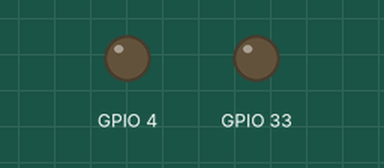
Simulated run of this sketch. Board: ESP32. Shown: output pins drawn as LEDs (lit = HIGH). WiFi joins after 1.5 s; servers stay silent unless stated; the camera gives no picture; what the sketch prints to the serial monitor is not drawn.

Above: at 0.0 s.
At 2.1 s:
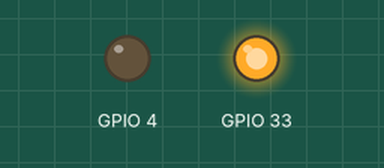
Timing chart, 0 to 3.6 s (numbered marks = the images above):
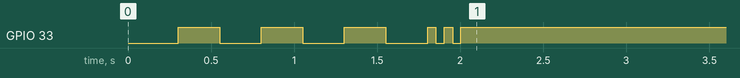

The sketch:

CameraWebServer.ino
```cpp
#include "esp_camera.h"
#include <WiFi.h>
#include <ESPmDNS.h>
#include <WiFiUdp.h>
#include <ArduinoOTA.h>
//
// WARNING!!! PSRAM IC required for UXGA resolution and high JPEG quality
//            Ensure ESP32 Wrover Module or other board with PSRAM is selected
//            Partial images will be transmitted if image exceeds buffer size
//

// Select camera model
//#define CAMERA_MODEL_WROVER_KIT // Has PSRAM
//#define CAMERA_MODEL_ESP_EYE // Has PSRAM
//#define CAMERA_MODEL_M5STACK_PSRAM // Has PSRAM
//#define CAMERA_MODEL_M5STACK_V2_PSRAM // M5Camera version B Has PSRAM
//#define CAMERA_MODEL_M5STACK_WIDE // Has PSRAM
//#define CAMERA_MODEL_M5STACK_ESP32CAM // No PSRAM
#define CAMERA_MODEL_AI_THINKER // Has PSRAM
//#define CAMERA_MODEL_TTGO_T_JOURNAL // No PSRAM

#include "camera_pins.h"

const char* ssid = "WLAN-HRM";
const char* password = "KaltesFeuer";

void startCameraServer();
void stopWebserver();

// Static IP
IPAddress local_IP(192, 168, 2, 31);
IPAddress gateway(192, 168, 2, 1);
IPAddress subnet(255, 255, 255, 0);

void setup() {
  // LEDs
  pinMode(4, OUTPUT);
  pinMode(33, OUTPUT);
  digitalWrite(33, LOW);

  // Serial connection
  Serial.begin(115200);
  Serial.setDebugOutput(true);
  Serial.println();

  // Initialize the camera
  Serial.print("Initializing the camera module...");
  configInitCamera();
  Serial.println("Ok!");

  // Connect to WiFi
  if(!WiFi.config(local_IP, gateway, subnet))
    Serial.println("STA Failed to configure");
  WiFi.persistent(false);
  WiFi.mode(WIFI_STA);
  Serial.print("Connecting to WiFi.");
  WiFi.begin(ssid, password);
  while(WiFi.status() != WL_CONNECTED) {
    digitalWrite(33, HIGH);
    delay(250);
    Serial.print(".");
    digitalWrite(33, LOW);
    delay(250);
  }
  Serial.println("");
  Serial.println("WiFi connected");

  // Register OTA
  ArduinoOTA
    .onStart([]() {
      // Stop Webserver
      stopWebserver();

      String type;
      if (ArduinoOTA.getCommand() == U_FLASH)
        type = "sketch";
      else // U_SPIFFS
        type = "filesystem";

      // NOTE: if updating SPIFFS this would be the place to unmount SPIFFS using SPIFFS.end()
      Serial.println("Start updating " + type);
    })
    .onEnd([]() {
      Serial.println("\nEnd");
    })
    .onProgress([](unsigned int progress, unsigned int total) {
      Serial.printf("Progress: %u%%\r", (progress / (total / 100)));
    })
    .onError([](ota_error_t error) {
      Serial.printf("Error[%u]: ", error);
      if (error == OTA_AUTH_ERROR) Serial.println("Auth Failed");
      else if (error == OTA_BEGIN_ERROR) Serial.println("Begin Failed");
      else if (error == OTA_CONNECT_ERROR) Serial.println("Connect Failed");
      else if (error == OTA_RECEIVE_ERROR) Serial.println("Receive Failed");
      else if (error == OTA_END_ERROR) Serial.println("End Failed");
    });

  ArduinoOTA.begin();


  // Start the Server
  startCameraServer();

  // Camera successfully started!
  Serial.print("Camera Ready! Use 'http://");
  Serial.print(WiFi.localIP());
  Serial.println("' to connect");

  // Blink LED
  digitalWrite(33, HIGH); // off
  delay(50);
  digitalWrite(33, LOW); // on
  delay(50);
  digitalWrite(33, HIGH); // off
  delay(50);
  digitalWrite(33, LOW); // on
  delay(50);
  digitalWrite(33, HIGH); // off
}

void loop() {
  // OTA Updater
  ArduinoOTA.handle();

  // Autoreconnect WiFi
  if(WiFi.status() != WL_CONNECTED) {
    Serial.print("Lost WiFi connection. Reconnecting");
    WiFi.disconnect();
    WiFi.reconnect();
    while(WiFi.status() != WL_CONNECTED) {
      digitalWrite(33, LOW);
      delay(250);
      Serial.print(".");
      digitalWrite(33, HIGH);
      delay(250);
    }
    Serial.println("");
    Serial.println("WiFi connected!");
  }
}


void configInitCamera(){
  camera_config_t config;

  config.ledc_channel = LEDC_CHANNEL_0;
  config.ledc_timer = LEDC_TIMER_0;
  config.pin_d0 = Y2_GPIO_NUM;
  config.pin_d1 = Y3_GPIO_NUM;
  config.pin_d2 = Y4_GPIO_NUM;
  config.pin_d3 = Y5_GPIO_NUM;
  config.pin_d4 = Y6_GPIO_NUM;
  config.pin_d5 = Y7_GPIO_NUM;
  config.pin_d6 = Y8_GPIO_NUM;
  config.pin_d7 = Y9_GPIO_NUM;
  config.pin_xclk = XCLK_GPIO_NUM;
  config.pin_pclk = PCLK_GPIO_NUM;
  config.pin_vsync = VSYNC_GPIO_NUM;
  config.pin_href = HREF_GPIO_NUM;
  config.pin_sscb_sda = SIOD_GPIO_NUM;
  config.pin_sscb_scl = SIOC_GPIO_NUM;
  config.pin_pwdn = PWDN_GPIO_NUM;
  config.pin_reset = RESET_GPIO_NUM;
  config.xclk_freq_hz = 5000000;
  config.pixel_format = PIXFORMAT_JPEG;
  config.frame_size = FRAMESIZE_SVGA; // FRAMESIZE_ + QVGA|CIF|VGA|SVGA|XGA|SXGA|UXGA
  config.jpeg_quality = 10; //10-63 lower number means higher quality
  config.fb_count = 2;
  #if defined(CAMERA_MODEL_ESP_EYE)
    pinMode(13, INPUT_PULLUP);
    pinMode(14, INPUT_PULLUP);
  #endif

  // camera init
  esp_err_t err = esp_camera_init(&config);
  if (err != ESP_OK) {
    Serial.printf("Camera init failed with error 0x%x", err);
    return;
  }

  sensor_t * s = esp_camera_sensor_get();
  s->set_framesize(s, FRAMESIZE_SVGA);
  s->set_contrast(s, 1);       // -2 to 2
  s->set_saturation(s, -1);    // -2 to 2
}
```

camera_pins.h
```cpp
#if defined(CAMERA_MODEL_WROVER_KIT)
#define PWDN_GPIO_NUM    -1
#define RESET_GPIO_NUM   -1
#define XCLK_GPIO_NUM    21
#define SIOD_GPIO_NUM    26
#define SIOC_GPIO_NUM    27

#define Y9_GPIO_NUM      35
#define Y8_GPIO_NUM      34
#define Y7_GPIO_NUM      39
#define Y6_GPIO_NUM      36
#define Y5_GPIO_NUM      19
#define Y4_GPIO_NUM      18
#define Y3_GPIO_NUM       5
#define Y2_GPIO_NUM       4
#define VSYNC_GPIO_NUM   25
#define HREF_GPIO_NUM    23
#define PCLK_GPIO_NUM    22

#elif defined(CAMERA_MODEL_ESP_EYE)
#define PWDN_GPIO_NUM    -1
#define RESET_GPIO_NUM   -1
#define XCLK_GPIO_NUM    4
#define SIOD_GPIO_NUM    18
#define SIOC_GPIO_NUM    23

#define Y9_GPIO_NUM      36
#define Y8_GPIO_NUM      37
#define Y7_GPIO_NUM      38
#define Y6_GPIO_NUM      39
#define Y5_GPIO_NUM      35
#define Y4_GPIO_NUM      14
#define Y3_GPIO_NUM      13
#define Y2_GPIO_NUM      34
#define VSYNC_GPIO_NUM   5
#define HREF_GPIO_NUM    27
#define PCLK_GPIO_NUM    25

#elif defined(CAMERA_MODEL_M5STACK_PSRAM)
#define PWDN_GPIO_NUM     -1
#define RESET_GPIO_NUM    15
#define XCLK_GPIO_NUM     27
#define SIOD_GPIO_NUM     25
#define SIOC_GPIO_NUM     23

#define Y9_GPIO_NUM       19
#define Y8_GPIO_NUM       36
#define Y7_GPIO_NUM       18
#define Y6_GPIO_NUM       39
#define Y5_GPIO_NUM        5
#define Y4_GPIO_NUM       34
#define Y3_GPIO_NUM       35
#define Y2_GPIO_NUM       32
#define VSYNC_GPIO_NUM    22
#define HREF_GPIO_NUM     26
#define PCLK_GPIO_NUM     21

#elif defined(CAMERA_MODEL_M5STACK_V2_PSRAM)
#define PWDN_GPIO_NUM     -1
#define RESET_GPIO_NUM    15
#define XCLK_GPIO_NUM     27
#define SIOD_GPIO_NUM     22
#define SIOC_GPIO_NUM     23

#define Y9_GPIO_NUM       19
#define Y8_GPIO_NUM       36
#define Y7_GPIO_NUM       18
#define Y6_GPIO_NUM       39
#define Y5_GPIO_NUM        5
#define Y4_GPIO_NUM       34
#define Y3_GPIO_NUM       35
#define Y2_GPIO_NUM       32
#define VSYNC_GPIO_NUM    25
#define HREF_GPIO_NUM     26
#define PCLK_GPIO_NUM     21

#elif defined(CAMERA_MODEL_M5STACK_WIDE)
#define PWDN_GPIO_NUM     -1
#define RESET_GPIO_NUM    15
#define XCLK_GPIO_NUM     27
#define SIOD_GPIO_NUM     22
#define SIOC_GPIO_NUM     23

#define Y9_GPIO_NUM       19
#define Y8_GPIO_NUM       36
#define Y7_GPIO_NUM       18
#define Y6_GPIO_NUM       39
#define Y5_GPIO_NUM        5
#define Y4_GPIO_NUM       34
#define Y3_GPIO_NUM       35
#define Y2_GPIO_NUM       32
#define VSYNC_GPIO_NUM    25
#define HREF_GPIO_NUM     26
#define PCLK_GPIO_NUM     21

#elif defined(CAMERA_MODEL_M5STACK_ESP32CAM)
#define PWDN_GPIO_NUM     -1
#define RESET_GPIO_NUM    15
#define XCLK_GPIO_NUM     27
#define SIOD_GPIO_NUM     25
#define SIOC_GPIO_NUM     23

#define Y9_GPIO_NUM       19
#define Y8_GPIO_NUM       36
#define Y7_GPIO_NUM       18
#define Y6_GPIO_NUM       39
#define Y5_GPIO_NUM        5
#define Y4_GPIO_NUM       34
#define Y3_GPIO_NUM       35
#define Y2_GPIO_NUM       17
#define VSYNC_GPIO_NUM    22
#define HREF_GPIO_NUM     26
#define PCLK_GPIO_NUM     21

#elif defined(CAMERA_MODEL_AI_THINKER)
#define PWDN_GPIO_NUM     32
#define RESET_GPIO_NUM    -1
#define XCLK_GPIO_NUM      0
#define SIOD_GPIO_NUM     26
#define SIOC_GPIO_NUM     27

#define Y9_GPIO_NUM       35
#define Y8_GPIO_NUM       34
#define Y7_GPIO_NUM       39
#define Y6_GPIO_NUM       36
#define Y5_GPIO_NUM       21
#define Y4_GPIO_NUM       19
#define Y3_GPIO_NUM       18
#define Y2_GPIO_NUM        5
#define VSYNC_GPIO_NUM    25
#define HREF_GPIO_NUM     23
#define PCLK_GPIO_NUM     22

#elif defined(CAMERA_MODEL_TTGO_T_JOURNAL)
#define PWDN_GPIO_NUM      0
#define RESET_GPIO_NUM    15
#define XCLK_GPIO_NUM     27
#define SIOD_GPIO_NUM     25
#define SIOC_GPIO_NUM     23

#define Y9_GPIO_NUM       19
#define Y8_GPIO_NUM       36
#define Y7_GPIO_NUM       18
#define Y6_GPIO_NUM       39
#define Y5_GPIO_NUM        5
#define Y4_GPIO_NUM       34
#define Y3_GPIO_NUM       35
#define Y2_GPIO_NUM       17
#define VSYNC_GPIO_NUM    22
#define HREF_GPIO_NUM     26
#define PCLK_GPIO_NUM     21

#else
#error "Camera model not selected"
#endif
```
